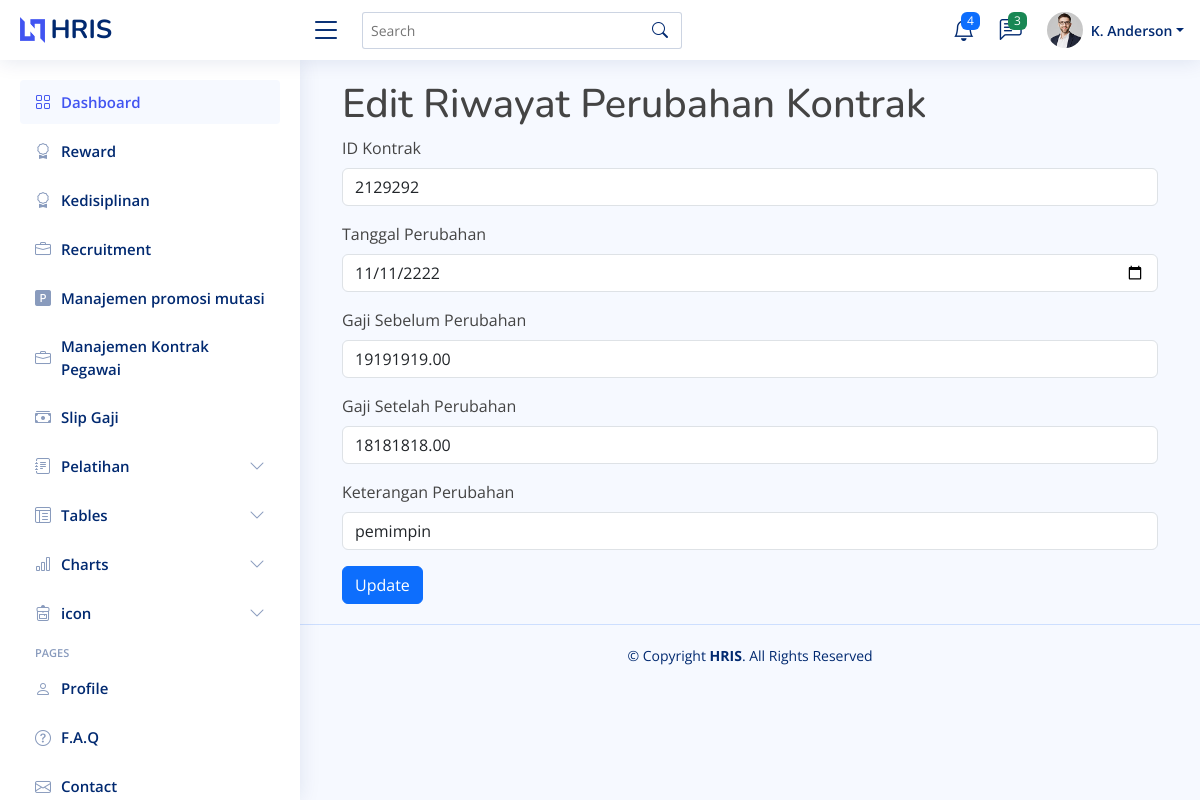
Screenshot of /kontrak_pegawai/edit_perubahan.php?id=30 with the database file from the repository.
### tables this page shows
CREATE TABLE `riwayat_perubahan_kontrak` (
  `id` int NOT NULL,
  `id_kontrak` int NOT NULL,
  `tanggal_perubahan` date NOT NULL,
  `gaji_sebelum_perubahan` decimal(10,2) NOT NULL,
  `gaji_setelah_perubahan` decimal(10,2) NOT NULL,
  `keterangan_perubahan` varchar(255) NOT NULL
);

### kontrak_pegawai/edit_perubahan.php (the view, shortened to what this page needs)
<?php
include '../template/header.php';
include '../template/sidebar.php';
include '../connection.php';
$id = intval($_GET['id']);
$stmt = $conn->prepare("SELECT * FROM `riwayat_perubahan_kontrak` WHERE `id` = ?");
$stmt->bind_param("i", $id);
$stmt->execute();
$result = $stmt->get_result();
$data = $result->fetch_assoc();
?>
<main id="main" class="main">
    <div class="container">
        <h1>Edit Riwayat Perubahan Kontrak</h1>
        <form method="post" action="update_perubahan.php">
            <div class="mb-3">
                <label for="id_kontrak" class="form-label">ID Kontrak</label>
                <input type="number" class="form-control" id="id_kontrak" name="id_kontrak" value="<?= $data['id_kontrak'] ?>" required>
            </div>
            <div class="mb-3">
                <label for="tanggal_perubahan" class="form-label">Tanggal Perubahan</label>
                <input type="date" class="form-control" id="tanggal_perubahan" name="tanggal_perubahan" value="<?= $data['tanggal_perubahan'] ?>" required>
            </div>
            <div class="mb-3">
                <label for="gaji_sebelum_perubahan" class="form-label">Gaji Sebelum Perubahan</label>
                <input type="number" class="form-control" id="gaji_sebelum_perubahan" name="gaji_sebelum_perubahan" value="<?= $data['gaji_sebelum_perubahan'] ?>" required>
            </div>
            <div class="mb-3">
                <label for="gaji_setelah_perubahan" class="form-label">Gaji Setelah Perubahan</label>
                <input type="number" class="form-control" id="gaji_setelah_perubahan" name="gaji_setelah_perubahan" value="<?= $data['gaji_setelah_perubahan'] ?>" required>
            </div>
            <div class="mb-3">
                <label for="keterangan_perubahan" class="form-label">Keterangan Perubahan</label>
                <input type="text" class="form-control" id="keterangan_perubahan" name="keterangan_perubahan" value="<?= $data['keterangan_perubahan'] ?>" required>
            </div>
            <button type="submit" class="btn btn-primary">Update</button>
        </form>
    </div>
</main>
<?php
include '../template/footer.php';
?>

### assets/css/style.css (style rules this page uses)
:root { scroll-behavior: smooth; }
body { font-family: "Open Sans", sans-serif; background: #f6f9ff; color: #444444; }
h1, h2, h3, h4, h5, h6 { font-family: "Nunito", sans-serif; }
#main { margin-top: 60px; padding: 20px 30px; transition: all 0.3s; }
@media (min-width: 1200px) { #main, #footer { margin-left: 300px; } }

### rows the page displays
riwayat_perubahan_kontrak: id_kontrak "2129292", tanggal_perubahan "11/11/2222", gaji_sebelum_perubahan "19191919.00", gaji_setelah_perubahan "18181818.00", keterangan_perubahan "pemimpin"
